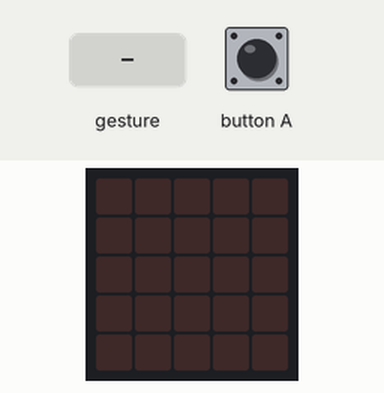
This program was run on a simulated BBC micro:bit (MakeCode). On the bench: the board's 5×5 LED display. Inputs (shaded band) come from the test bench. Random numbers come from a fixed seed; a tilt is held for 1.5 s and a shake lasts 1 s, then the board lies face up again.

Above: at 1.2 s.
1.3 s: gesture 'shake'
At 2.7 s:
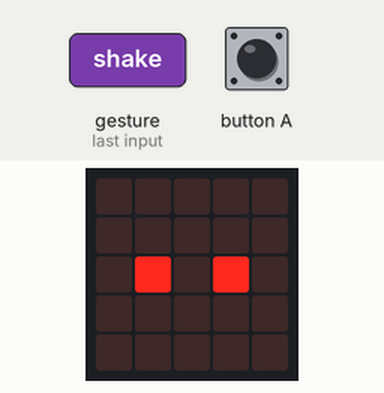
3.0 s: gesture 'shake'
At 4.7 s:
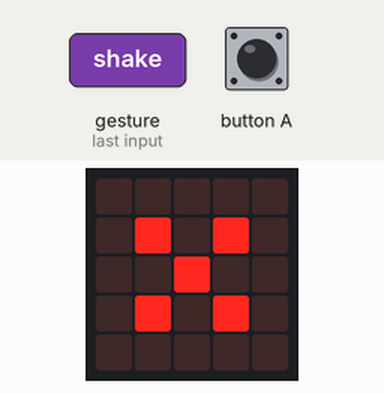
5.0 s: gesture 'shake'
At 6.4 s:
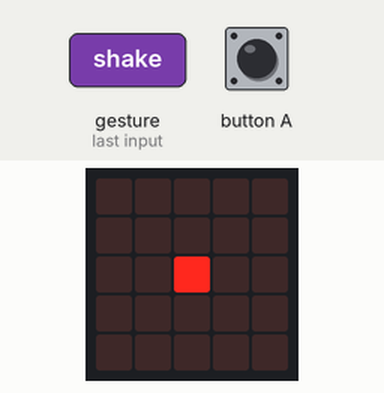
6.7 s: gesture 'shake'
At 7.6 s:
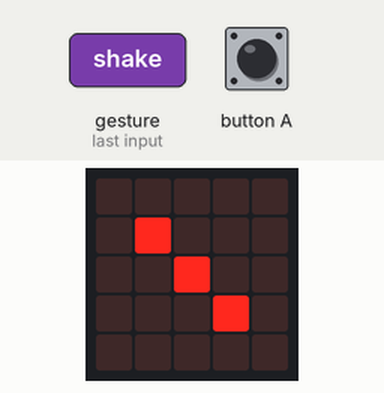
Timing chart, 0 to 9.4 s (numbered marks = the images above; inputs shaded):
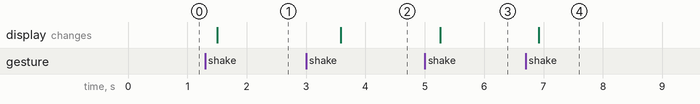

Measured:
- after the input at 1.3 s, the display: changes after 0.20 s (image 1)
- after the input at 3.0 s, the display: changes after 0.58 s (image 2)
- after the input at 5.0 s, the display: changes after 0.26 s (image 3)
- after the input at 6.7 s, the display: changes after 0.22 s (image 4)

The program:

main.ts
```typescript
let 點數 = 0
input.onButtonPressed(Button.A, function () {

})
input.onGesture(Gesture.Shake, function () {
    點數 = randint(1, 6)
})
basic.forever(function () {
    if (點數 == 1) {
        basic.showLeds(`
            . . . . .
            . . . . .
            . . # . .
            . . . . .
            . . . . .
            `)
    } else {

    }
    if (點數 == 2) {
        basic.showLeds(`
            . . . . .
            . . . . .
            . # . # .
            . . . . .
            . . . . .
            `)
    }
    if (點數 == 3) {
        basic.showLeds(`
            . . . . .
            . # . . .
            . . # . .
            . . . # .
            . . . . .
            `)
    }
    if (點數 == 4) {
        basic.showLeds(`
            . . . . .
            . # . # .
            . . . . .
            . # . # .
            . . . . .
            `)
    }
    if (點數 == 5) {
        basic.showLeds(`
            . . . . .
            . # . # .
            . . # . .
            . # . # .
            . . . . .
            `)
    }
    if (點數 == 6) {
        basic.showLeds(`
            . . . . .
            . # # # .
            . # # # .
            . . . . .
            . . . . .
            `)
    }
})
```

test.ts
```typescript
// 在這裡測試；當此封包作為擴充功能時，將不會編譯此內容。
```
